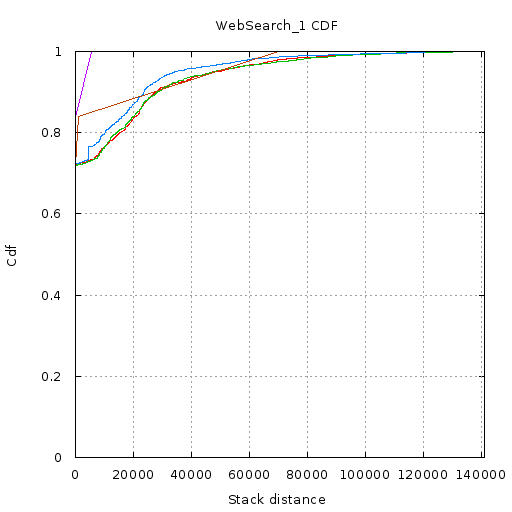

Source code (gnuplot):
set terminal  png size 512,512 font 'Verdana, 10'
set nokey
set title "WebSearch_1 CDF"
set output '//home//cat//Documents//CACHE//Tests//Gists//WebSearch1//CDF//1//cdf.png'
set ylabel "Cdf"
set yrange [0:1]
set xlabel "Stack distance"
set xrange [2.000000:140936.000000]
set grid xtics ytics
plot '//home//cat//Documents//CACHE//Tests//Gists//WebSearch1//CDF//1//0.txt' using 1:2 with lines,\
'//home//cat//Documents//CACHE//Tests//Gists//WebSearch1//CDF//1//1.txt' using 1:2 with lines,\
'//home//cat//Documents//CACHE//Tests//Gists//WebSearch1//CDF//1//2.txt' using 1:2 with lines,\
'//home//cat//Documents//CACHE//Tests//Gists//WebSearch1//CDF//1//3.txt' using 1:2 with lines,\
'//home//cat//Documents//CACHE//Tests//Gists//WebSearch1//CDF//1//4.txt' using 1:2 with lines,\
'//home//cat//Documents//CACHE//Tests//Gists//WebSearch1//CDF//1//5.txt' using 1:2 with lines
